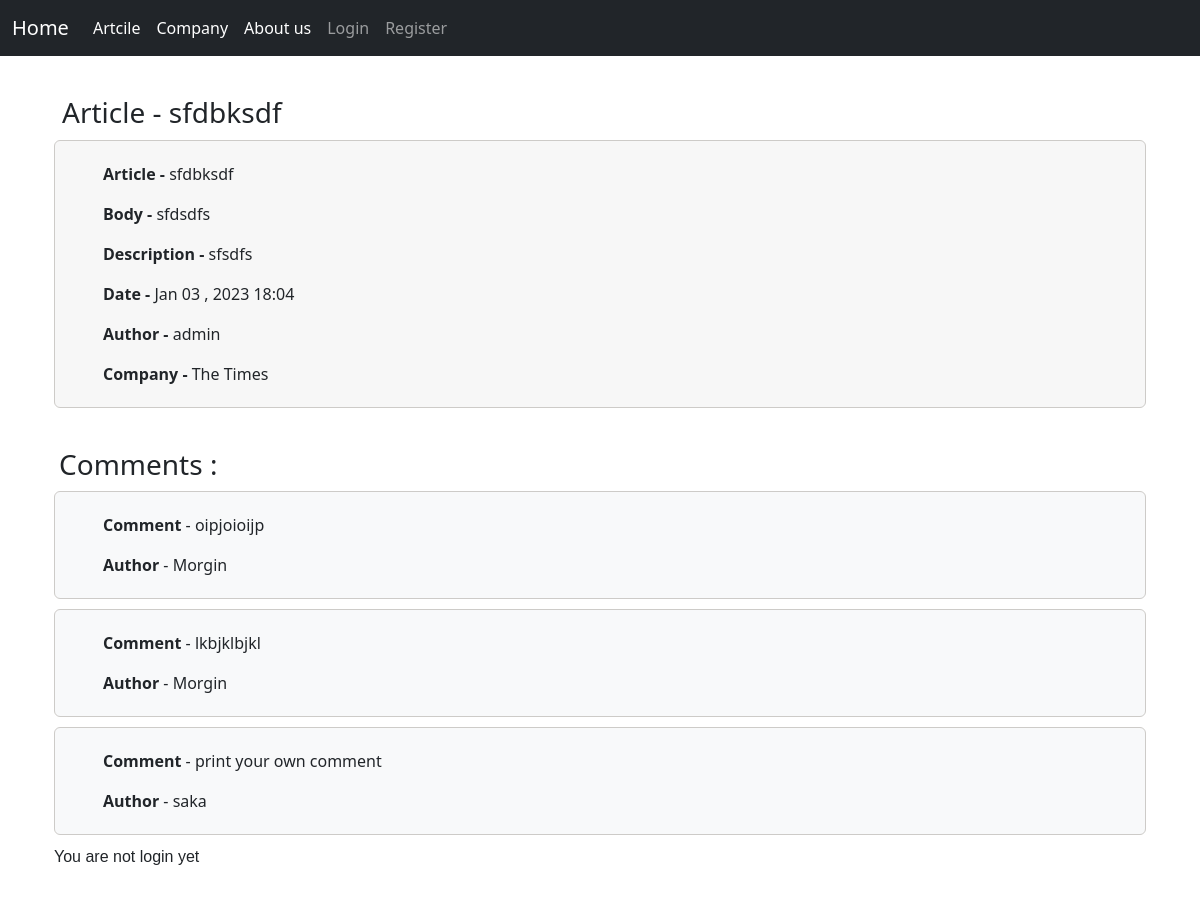
Page /DetailArticle/19/1/ on the committed database.
### newspaper_app/models.py (models this page shows, shortened)
class Article(models.Model):
    title = models.CharField(max_length=120)
    body = models.TextField()
    description = models.CharField(max_length=300)
    author = models.ForeignKey(get_user_model() , on_delete=models.CASCADE)
    company = models.ForeignKey(Company , on_delete=models.CASCADE)
    date = models.DateTimeField(auto_now_add=True)
    def __str__(self):
        return self.title

class Company(models.Model):
    name = models.CharField(max_length=120)
    description = models.TextField()
    date = models.DateTimeField(auto_now_add=True)
    author = models.ForeignKey(get_user_model() , on_delete=models.CASCADE , null=True)
    def __str__(self):
        return self.name

class Coment(models.Model):
    article = models.ForeignKey(Article , on_delete=models.CASCADE)
    author = models.ForeignKey(get_user_model() , on_delete=models.CASCADE)
    comment = models.CharField(max_length=400 , null=True)
    date = models.DateTimeField(auto_now_add=True ,  null=True)
    def __str__(self):
        return self.comment

### user_app/models.py (models this page shows)
class PersonalCustomUser(AbstractUser):
    age = models.PositiveBigIntegerField(blank=True , null=True)
    email  = models.EmailField(blank=True , null=True)

### newspaper_app/views.py (the view, shortened to what this page needs)
# urls.py: path('DetailArticle/<int:pk>/<int:id>/' , views.newspaper_detail_view , name = 'detail_newspaper'),
def newspaper_detail_view(request, pk , id=999):
    a = models.Article.objects.get(id=pk)
    ccc = models.Coment.objects.filter(article = a)
    if len(ccc) > 5:
        g = 1
    else:
        g = 2
    if request.method == 'GET':
        cc = models.Coment.objects.filter(article=a).order_by('-date')
        cc = cc[0:5]
        p = 1
        if p == 1:
            print('HI')
    else:
        p = 0
        cc = models.Coment.objects.filter(article=a).order_by('-date')
    if id != 999:
        u = PersonalCustomUser.objects.get(id=id)
        a = models.Article.objects.get(id=pk)
        c = models.Coment.objects.filter(author=u , article=a)
        if len(c) >= 2:
            t = 1
            context = {'article' : a , 't' : t , 'com' : cc, 'u' : u , 'g' : g , 'p' : p}
        else:
            if request.method != 'POST':
                form = forms.ComentForm()
            context = {'article' : a , 'form' : form , 'com' : cc , 'u' : u , 'come' : ccc , 'g' : g , 'p' : p }
        return render(request , 'detail_newspaper.html' , context)

### templates/detail_newspaper.html (shortened to what this page needs)
{% extends 'base.html' %}
{% block content %}
{% load bootstrap4 %}
<h3 class="r">Article - {{ article }}</h3>
<div class='container main'>
    <div class="bg-light p-5 rounded gg">
        <p class='dmytro'><span class='company'>Article - </span>{{ article }}</p>
        <p><span class='company'>Body - </span>{{ article.body }}</p>
        <p><span class='company'>Description - </span>{{ article.description }}</p>
        <p><span class='company'>Date - </span>{{ article.date|date:'M d , Y H:i' }}</p>
        <p><span class='company'>Author - </span>{{ article.author }}</p>
        <p class='vladd'><span class='company'>Company - </span>{{ article.company }}</p>
    </div>
    <h3 class='bom'>Comments : </h3>
    {% if com %}
        {% for i in com %}
        <div class="bg-light p-5 rounded ga">
            <p class='dmytro'><span class="company">Comment</span> - {{ i }}</a></p>
            <p class='vladd'><span class="company">Author</span> - {{ i.author }}</a></p>
        </div>
        {% endfor %}
    {% else %}
        <p>There are not added comments below yet</p>
    {% endif %}
    {% if user.is_authenticated %}
            {% if t != 1 and t != 2 %}
                <form action="{% url 'detail_newspaper' article.pk user.id %}" method = 'POST' class='form'>
                    {% csrf_token %}
                    {% bootstrap_form form %}
                    {% buttons %}
                <button type = 'submit'class='btn btn-primary l'>Send</button>
                {% endbuttons %}
                </form>
            {% elif t == 2 %}
            <p>You are not login in</p>
            {% elif t == 1 %}
                <p class='pp'>You have already used your comments for this topic. Note that you have only two comments for each article</p>
                <p class='pe'>only for reporter</p>
            {% endif %}
            <div class='chik'>
                <a class = "ters" href = "{% url 'newspaper_update' article.pk %}">Edit</a>
                <a class='tes' href = "{% url 'newspaper_delete' article.pk %}">Delete</a>
            </div>
    {% else %}
        <p class='ppp'>You are not login yet</p>
    {% endif %}
</div>
{% endblock content%}

### static/css/base.css (style rules this page uses)
body { background-color: rgb(255, 255, 255); }
.rounded { margin-top: 10px; }
.gg { background-color: rgb(247, 247, 247)!important; border: 1px solid rgb(205, 203, 200); }
.main { background-color: #ffffff; }
.r { margin-top: 40px; margin-bottom: 10px; margin-left: 20px; }
.company { font-weight: 900; }
.dmytro { margin-top: -27px; }
.vladd { margin-bottom: -27px !important; margin-top: 0px; }
.ga { margin-top: 10px; border: 1px solid rgb(205, 203, 200); }
.bom { margin-top: 40px; margin-bottom: 10px; margin-left: 5px; }
.ppp { margin-top: 10px; font-family: 'Franklin Gothic Medium', 'Arial Narrow', Arial, sans-serif; margin-bottom: 100px; }

### rows in the picture
Article: title "sfdbksdf", body "sfdsdfs", description "sfsdfs", date "Jan 03 , 2023 18:04", author "admin", company "The Times"
Coment: comment "oipjoioijp", author "Morgin"
Coment: comment "lkbjklbjkl", author "Morgin"
Coment: comment "print your own comment", author "saka"
